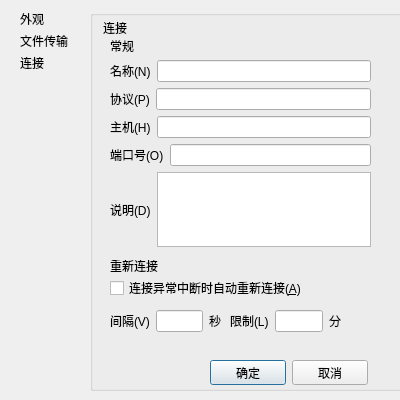
<?xml version="1.0" encoding="UTF-8"?>
<ui version="4.0">
 <class>Dialog</class>
 <widget class="QDialog" name="Dialog">
  <property name="geometry">
   <rect>
    <x>0</x>
    <y>0</y>
    <width>400</width>
    <height>400</height>
   </rect>
  </property>
  <property name="minimumSize">
   <size>
    <width>400</width>
    <height>400</height>
   </size>
  </property>
  <property name="maximumSize">
   <size>
    <width>400</width>
    <height>400</height>
   </size>
  </property>
  <property name="windowTitle">
   <string>Dialog</string>
  </property>
  <widget class="QGroupBox" name="groupBox">
   <property name="geometry">
    <rect>
     <x>90</x>
     <y>10</y>
     <width>351</width>
     <height>381</height>
    </rect>
   </property>
   <property name="title">
    <string/>
   </property>
   <widget class="QLabel" name="label">
    <property name="geometry">
     <rect>
      <x>13</x>
      <y>10</y>
      <width>51</width>
      <height>16</height>
     </rect>
    </property>
    <property name="text">
     <string>连接</string>
    </property>
   </widget>
   <widget class="QLabel" name="label_4">
    <property name="geometry">
     <rect>
      <x>20</x>
      <y>30</y>
      <width>54</width>
      <height>12</height>
     </rect>
    </property>
    <property name="text">
     <string>常规</string>
    </property>
   </widget>
   <widget class="QLabel" name="label_10">
    <property name="geometry">
     <rect>
      <x>20</x>
      <y>250</y>
      <width>54</width>
      <height>12</height>
     </rect>
    </property>
    <property name="text">
     <string>重新连接</string>
    </property>
   </widget>
   <widget class="QCheckBox" name="reconnectcheckBox">
    <property name="geometry">
     <rect>
      <x>20</x>
      <y>270</y>
      <width>211</width>
      <height>16</height>
     </rect>
    </property>
    <property name="text">
     <string>连接异常中断时自动重新连接(&amp;A)</string>
    </property>
   </widget>
   <widget class="QWidget" name="layoutWidget">
    <property name="geometry">
     <rect>
      <x>20</x>
      <y>50</y>
      <width>261</width>
      <height>187</height>
     </rect>
    </property>
    <layout class="QVBoxLayout" name="verticalLayout_2">
     <item>
      <layout class="QHBoxLayout" name="horizontalLayout_2">
       <item>
        <widget class="QLabel" name="label_5">
         <property name="text">
          <string>名称(N)</string>
         </property>
        </widget>
       </item>
       <item>
        <widget class="QLineEdit" name="namelineEdit"/>
       </item>
      </layout>
     </item>
     <item>
      <layout class="QHBoxLayout" name="horizontalLayout_3">
       <item>
        <widget class="QLabel" name="label_6">
         <property name="text">
          <string>协议(P)</string>
         </property>
        </widget>
       </item>
       <item>
        <widget class="QLineEdit" name="protocollineEdit"/>
       </item>
      </layout>
     </item>
     <item>
      <layout class="QHBoxLayout" name="horizontalLayout">
       <item>
        <widget class="QLabel" name="label_7">
         <property name="text">
          <string>主机(H)</string>
         </property>
        </widget>
       </item>
       <item>
        <widget class="QLineEdit" name="hostlineEdit"/>
       </item>
      </layout>
     </item>
     <item>
      <layout class="QHBoxLayout" name="horizontalLayout_4">
       <item>
        <widget class="QLabel" name="label_8">
         <property name="text">
          <string>端口号(O)</string>
         </property>
        </widget>
       </item>
       <item>
        <widget class="QLineEdit" name="portNumberlineEdit"/>
       </item>
      </layout>
     </item>
     <item>
      <layout class="QHBoxLayout" name="horizontalLayout_5">
       <item>
        <widget class="QLabel" name="label_9">
         <property name="text">
          <string>说明(D)</string>
         </property>
        </widget>
       </item>
       <item>
        <widget class="QTextEdit" name="explaintextEdit"/>
       </item>
      </layout>
     </item>
    </layout>
   </widget>
   <widget class="QWidget" name="layoutWidget">
    <property name="geometry">
     <rect>
      <x>20</x>
      <y>300</y>
      <width>111</width>
      <height>22</height>
     </rect>
    </property>
    <layout class="QHBoxLayout" name="horizontalLayout_6">
     <item>
      <widget class="QLabel" name="label_11">
       <property name="text">
        <string>间隔(V)</string>
       </property>
      </widget>
     </item>
     <item>
      <widget class="QLineEdit" name="intervallineEdit"/>
     </item>
     <item>
      <widget class="QLabel" name="label_12">
       <property name="text">
        <string>秒</string>
       </property>
      </widget>
     </item>
    </layout>
   </widget>
   <widget class="QWidget" name="layoutWidget">
    <property name="geometry">
     <rect>
      <x>140</x>
      <y>300</y>
      <width>111</width>
      <height>22</height>
     </rect>
    </property>
    <layout class="QHBoxLayout" name="horizontalLayout_7">
     <item>
      <widget class="QLabel" name="label_13">
       <property name="text">
        <string>限制(L)</string>
       </property>
      </widget>
     </item>
     <item>
      <widget class="QLineEdit" name="limitlineEdit"/>
     </item>
     <item>
      <widget class="QLabel" name="label_14">
       <property name="text">
        <string>分</string>
       </property>
      </widget>
     </item>
    </layout>
   </widget>
   <widget class="QWidget" name="layoutWidget">
    <property name="geometry">
     <rect>
      <x>120</x>
      <y>350</y>
      <width>158</width>
      <height>25</height>
     </rect>
    </property>
    <layout class="QHBoxLayout" name="horizontalLayout_8">
     <item>
      <widget class="QPushButton" name="okpushButton">
       <property name="text">
        <string>确定</string>
       </property>
      </widget>
     </item>
     <item>
      <widget class="QPushButton" name="pushButton_2">
       <property name="text">
        <string>取消</string>
       </property>
      </widget>
     </item>
    </layout>
   </widget>
  </widget>
  <widget class="QWidget" name="layoutWidget">
   <property name="geometry">
    <rect>
     <x>20</x>
     <y>10</y>
     <width>73</width>
     <height>61</height>
    </rect>
   </property>
   <layout class="QVBoxLayout" name="verticalLayout">
    <item>
     <widget class="QLabel" name="label_2">
      <property name="text">
       <string>外观</string>
      </property>
     </widget>
    </item>
    <item>
     <widget class="QLabel" name="label_3">
      <property name="text">
       <string>文件传输</string>
      </property>
     </widget>
    </item>
    <item>
     <widget class="QLabel" name="connectlabel">
      <property name="text">
       <string>连接</string>
      </property>
     </widget>
    </item>
   </layout>
  </widget>
 </widget>
 <resources/>
 <connections/>
</ui>
